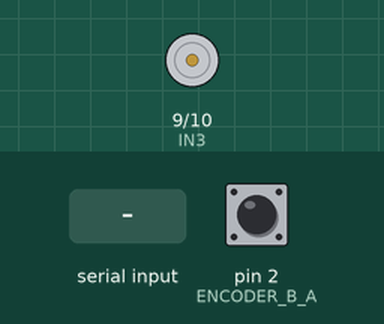
Recording of a sketch running on a simulated Arduino Uno, built with avr-gcc and run on an emulated ATmega328P. Shown: motor-driver pin pairs drawn as motors (green arrow = first pin HIGH = forward, orange = second pin HIGH = backward, longer = more drive, scaled by the enable pin). Inputs (shaded band) come from the test bench; at power-on: pin 2 (ENCODER_B_A) HIGH. What the sketch prints to the serial monitor is not drawn.

Above: at 1.2 s.
1.3 s: "90,45\n" received over Serial
2.8 s: pin 2 (ENCODER_B_A) driven LOW
5.8 s: "30,150\n" received over Serial
8.8 s: "5\n" received over Serial
11.8 s: pin 2 (ENCODER_B_A) pulsed HIGH 2 times (0.12 s each, 0.3 s apart)
15.4 s: pin 2 (ENCODER_B_A) pulsed HIGH 2 times (0.12 s each, 0.3 s apart)
Timing chart, 0 to 18.4 s (numbered marks = the images above; inputs shaded):
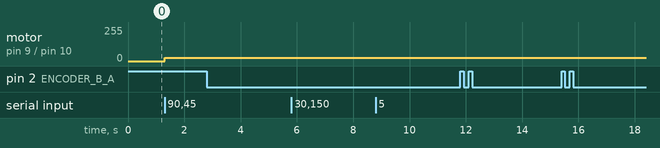

Measured:
- after the input at 1.3 s, motor on pin 9 (IN3) / pin 10 (IN4): stopped → forward 24/255 at once

The sketch:

encoder_03.ino
```cpp
// L298N motor driver
//
#define ENB 6
#define IN3 9
#define IN4 10

#define ENCODER_B_A 2
#define ENCODER_B_B A0

byte encoderBLast;
bool encoderBDir = true;
int encoderBCount = 0;
bool active_A = false;

int distance= 0;
unsigned long speedTime;
unsigned long lastTime = 0;
bool logging = false;

bool direction = true;

int speed = 50;
void setSpeed(int s)
{
  speed = s;
}


void ISR_encoderB() {
  byte encoderBA = digitalRead(ENCODER_B_A);

  // 펄스 스피드 millis(); //
  unsigned long currTime = micros();
  speedTime = currTime - lastTime;
  lastTime = currTime;


  // 방향체크
  if (encoderBLast == LOW && encoderBA == HIGH) {
    byte encoderBB = digitalRead(ENCODER_B_B);
    if (encoderBB == LOW) {
      encoderBDir = true;
    } else if (encoderBB == HIGH) {
      encoderBDir = false;
    }
  }
  encoderBLast = encoderBA;

  // 회전 카운트
  /*
  if (encoderBDir) {
    encoderBCount++;
  } else {
    encoderBCount--;
  }
  */
  if (direction) {
    encoderBCount++;
  } else {
    encoderBCount--;
  }

  if (direction) {
    if(encoderBCount > distance) {
      dc_stop();
    }
  } else {
    if(encoderBCount < distance) {
      dc_stop();
    }
  }
}


void position(int plus)
{
  distance = plus;
  if(encoderBCount < distance) {
    direction = true;
    Serial.println("forward");
    dc_forward();
  } else if(encoderBCount > distance) {
    direction = false;
    Serial.println("backward");
    dc_backward();
  } else {
    //
    Serial.println("none");
  }
}


void setup() {
  Serial.begin(115200);

  pinMode(ENB, OUTPUT);
  pinMode(IN3, OUTPUT);
  pinMode(IN4, OUTPUT);

  pinMode(ENCODER_B_A, INPUT);
  pinMode(ENCODER_B_B, INPUT);

  attachInterrupt(digitalPinToInterrupt(ENCODER_B_A), ISR_encoderB, FALLING);


}


void loop() {

  if (Serial.available()) {
    int val=Serial.parseInt();
    Serial.print("deg=");
    Serial.println(val);

    int val2=Serial.parseInt();
    Serial.print("deg2=");
    Serial.println(val);
    position(val);

    /*
    int deg = Serial.parseInt();

    Serial.print("deg = ");
    Serial.println(deg);


    */
    /*
    char cmd = Serial.read();
    if (cmd == 'f') {
      Serial.println("forward");
      /// distance = 0;
      /// dc_forward();
      /// logging = true;

      // 8펄스 * 120 기어비 = 960 한바퀴
      // 정밀도 = 360 / 960 = 0.09
      position(960);
    } if (cmd == 'b') {
      Serial.println("backward");
      /// distance = 960;

      ///dc_backward();
      ///logging = true;
      position(0);


    } else if (cmd == 's') {
      Serial.println("stop");

      Serial.print(", distance = ");
      Serial.print(distance);

      Serial.print(" encoderB = ");
      Serial.print(encoderBCount);

      dc_stop();
      logging = false;
    }
    */
  }


  unsigned long currTime = millis();
  if (active_A ) {
    Serial.print("speedB = ");
    Serial.print(speedTime);

    Serial.print(", distance = ");
    Serial.print(distance);

    Serial.print(" encoderB = ");
    Serial.print(encoderBCount);

    Serial.println();
    //lastTime = currTime;
  }

}


void dc_forward()
{

    if(!active_A) {
      //digitalWrite(IN3, HIGH);
      analogWrite(IN3, speed); // 모터 스피드 pwm

      digitalWrite(IN4, LOW);


      analogWrite(ENB, 125);

      //동작시작
      active_A = true;
    }

}

void dc_backward()
{

    if(!active_A) {
      digitalWrite(IN3, LOW);

      //digitalWrite(IN4, HIGH);
      analogWrite(IN4, speed); // 모터 스피드 pwm

      analogWrite(ENB, 125);

      //동작시작
      active_A = true;
    }


}

void dc_stop()
{
  if(active_A) {
    digitalWrite(IN3, LOW);
    digitalWrite(IN4, LOW);
    analogWrite(ENB, 0);

    //동작시작s
    active_A = false;
  }
}
```
